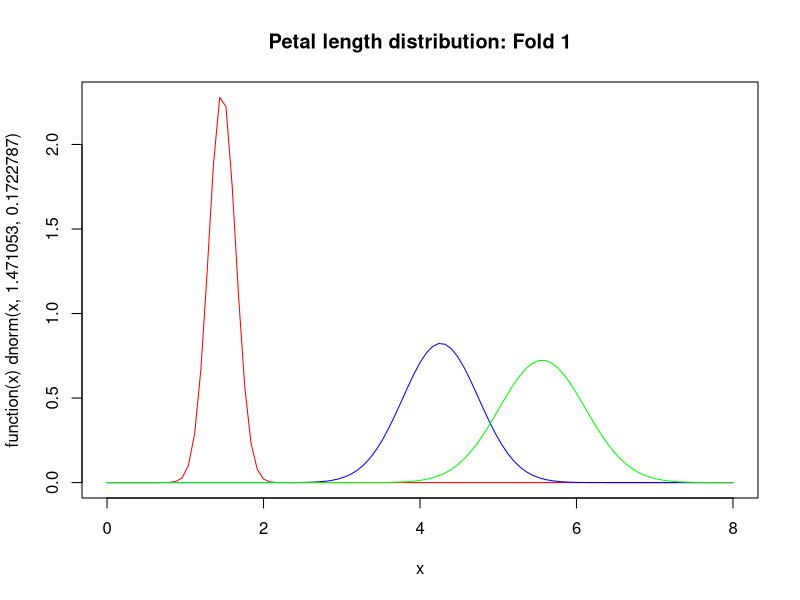
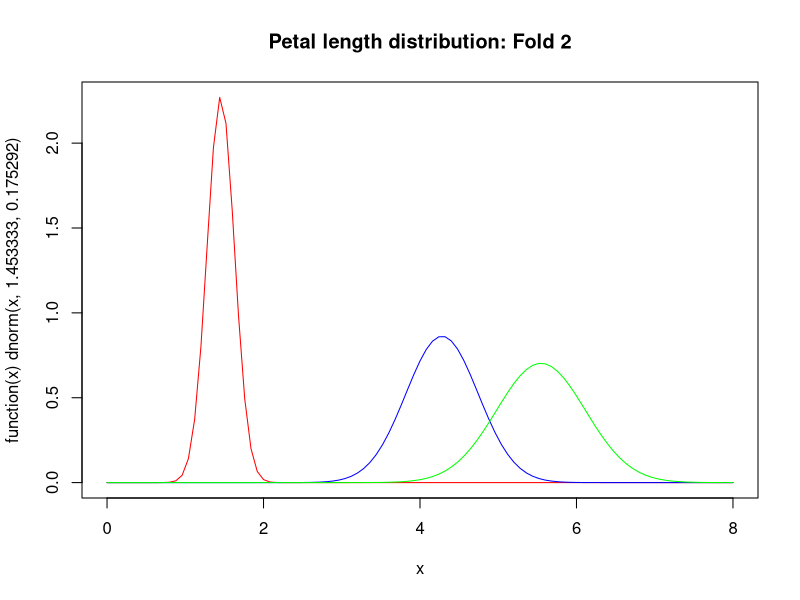
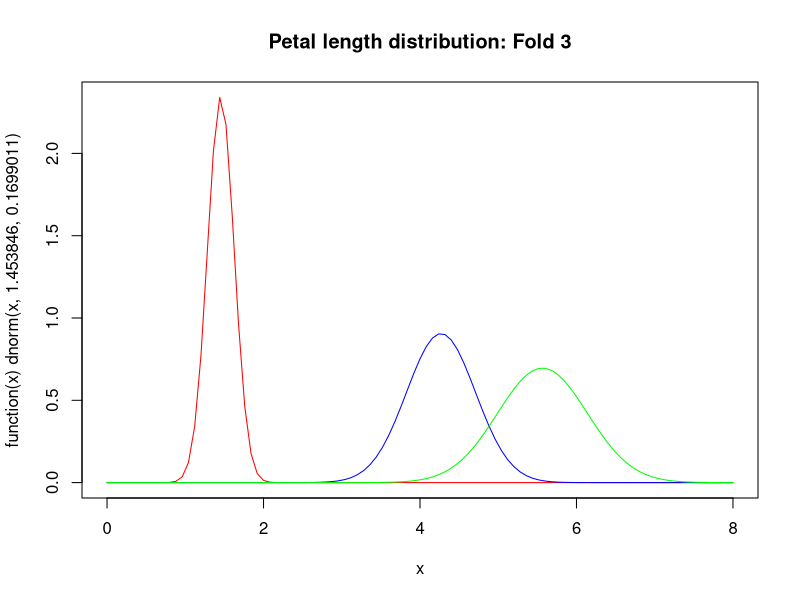
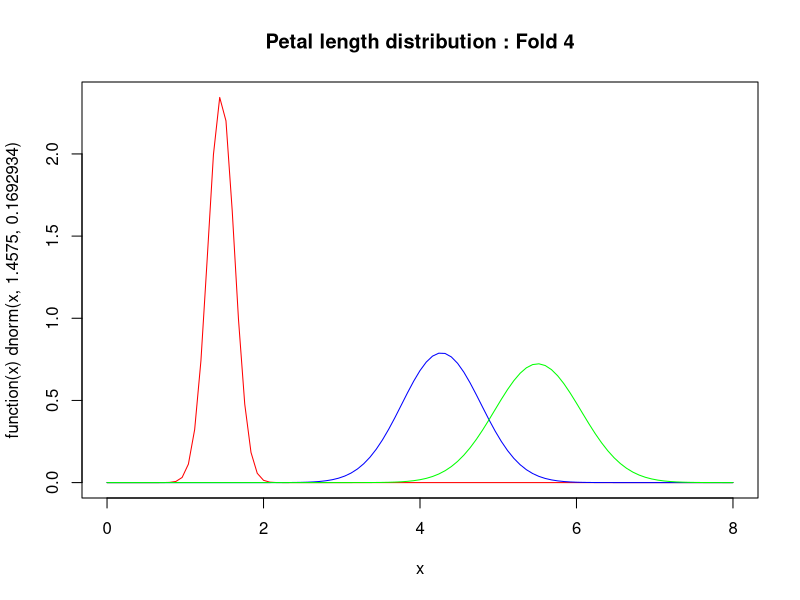
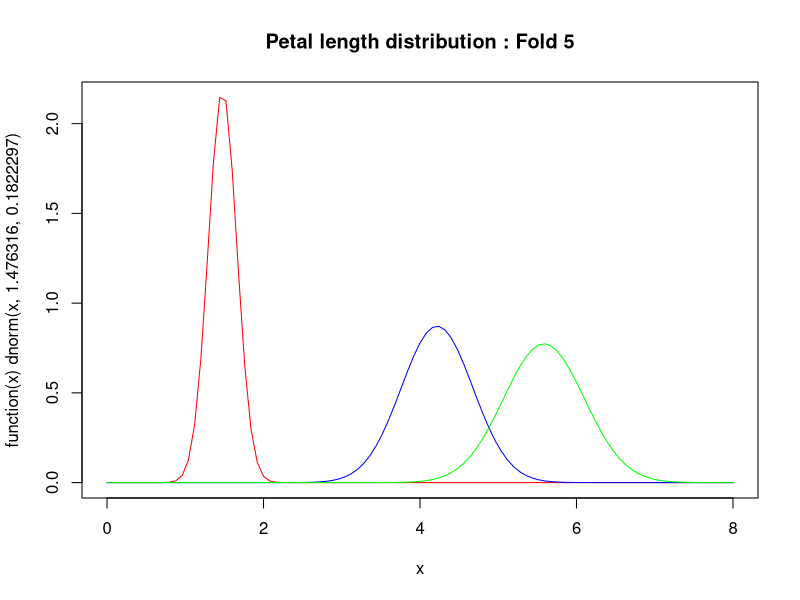

These figures' R source, in order:
### HW 3 - Naive Bayes Classifier with Cross Validation (5-Fold Hard Coded) ###

## Remove all previously loaded objects/variables that may interfere with current analysis ##
rm(list=ls(all=TRUE))

######################
### Pre-processing ###
######################

## load the NaiveBayes package e0171 from the library ##
library("e1071")

## Set the "data" variable to the "iris" dataset that comes preloaded in R ##
data <- iris

################################################
## Create Training/Test Splits on the dataset ##
################################################
## Initiate the randomization by setting the seed ##
set.seed(072413)

N <- nrow(data)

randomize <- sample(1:N)

train.attributes1 <- data[-randomize[1:30],-5]
train.labels1 <- data[-randomize[1:30], 5]
test.attributes1 <- data[randomize[1:30], -5]
test.labels1 <- data[randomize[1:30], 5]

train.attributes2 <- data[-randomize[31:60],-5]
train.labels2 <- data[-randomize[31:60], 5]
test.attributes2 <- data[randomize[31:60], -5]
test.labels2 <- data[randomize[31:60], 5]

train.attributes3 <- data[-randomize[61:90],-5]
train.labels3 <- data[-randomize[61:90], 5]
test.attributes3 <- data[randomize[61:90], -5]
test.labels3 <- data[randomize[61:90], 5]

train.attributes4 <- data[-randomize[91:120],-5]
train.labels4 <- data[-randomize[91:120], 5]
test.attributes4 <- data[randomize[91:120], -5]
test.labels4 <- data[randomize[91:120], 5]

train.attributes5 <- data[-randomize[121:150],-5]
train.labels5 <- data[-randomize[121:150], 5]
test.attributes5 <- data[randomize[121:150], -5]
test.labels5 <- data[randomize[121:150], 5]

##################################
### APPLY THE NAIVEBAYES MODEL ###
##################################
##############
### Fold 1 ###
##############
### Run the NaiveBayes function on the 1st training set to determine the probablity distributions for the four attributes of each flower class ###
classifier1 <- naiveBayes(train.attributes1, train.labels1)
classifier1

### Apply the NaiveBayes Classifier distributions to the 1st training set in order to determine Fold 1 Training Error (total and rate) ###
train.results1 <- table(predict(classifier1, train.attributes1), train.labels1, dnn=list('predicted', 'actual'))
train.results1
train.predict1 <- predict(classifier1, train.attributes1)
train.err.totals1 <- sum(as.numeric(train.predict1 != train.labels1))
train.err.totals1
train.err.rate1 <- train.err.totals1 / length(train.labels1)
train.err.rate1

### Apply the NaiveBayes Classifier distributions to the 1st test set in order to determine Fold 1 Generalization Error (total and rate) ###
test.results1 <- table(predict(classifier1, test.attributes1), test.labels1, dnn=list('predicted', 'actual'))
test.results1
test.predict1 <- predict(classifier1, test.attributes1)
gen.err.totals1 <- sum(as.numeric(test.predict1 != test.labels1))
gen.err.totals1
gen.err.rate1 <- gen.err.totals1 / length(test.labels1)
gen.err.rate1

##############
### Fold 2 ###
##############
### Run the NaiveBayes function on the 2nd training set to determine the probablity distributions for the four attributes of each flower class ###
classifier2 <- naiveBayes(train.attributes2, train.labels2)
classifier2

### Apply the NaiveBayes Classifier distributions to the 2nd training set in order to determine Fold 2 Training Error (total and rate) ###
train.results2 <- table(predict(classifier2, train.attributes2), train.labels2, dnn=list('predicted', 'actual'))
train.results2
train.predict2 <- predict(classifier2, train.attributes2)
train.err.totals2 <- sum(as.numeric(train.predict2 != train.labels2))
train.err.totals2
train.err.rate2 <- train.err.totals2 / length(train.labels2)
train.err.rate2

### Apply the NaiveBayes Classifier distributions to the 2nd test set in order to determine Fold 2 Generalization Error (total and rate) ###
test.results2 <- table(predict(classifier2, test.attributes2), test.labels2, dnn=list('predicted', 'actual'))
test.results2
test.predict2 <- predict(classifier2, test.attributes2)
gen.err.totals2 <- sum(as.numeric(test.predict2 != test.labels2))
gen.err.totals2
gen.err.rate2 <- gen.err.totals2 / length(test.labels2)
gen.err.rate2

##############
### Fold 3 ###
##############
### Run the NaiveBayes function on the 3rd training set to determine the probablity distributions for the four attributes of each flower class ###
classifier3 <- naiveBayes(train.attributes3, train.labels3)
classifier3

### Apply the NaiveBayes Classifier distributions to the 3rd training set in order to determine Fold 3 Training Error (total and rate) ###
train.results3 <- table(predict(classifier3, train.attributes3), train.labels3, dnn=list('predicted', 'actual'))
train.results3
train.predict3 <- predict(classifier3, train.attributes3)
train.err.totals3 <- sum(as.numeric(train.predict3 != train.labels3))
train.err.totals3
train.err.rate3 <- train.err.totals3 / length(train.labels3)
train.err.rate3

### Apply the NaiveBayes Classifier distributions to the 3rd test set in order to determine Fold 3 Generalization Error (total and rate) ###
test.results3 <- table(predict(classifier3, test.attributes3), test.labels3, dnn=list('predicted', 'actual'))
test.results3
test.predict3 <- predict(classifier3, test.attributes3)
gen.err.totals3 <- sum(as.numeric(test.predict3 != test.labels3))
gen.err.totals3
gen.err.rate3 <- gen.err.totals3 / length(test.labels3)
gen.err.rate3

##############
### Fold 4 ###
##############
### Run the NaiveBayes function on the 3rd training set to determine the probablity distributions for the four attributes of each flower class ###
classifier4 <- naiveBayes(train.attributes4, train.labels4)
classifier4

### Apply the NaiveBayes Classifier distributions to the 3rd training set in order to determine Fold 3 Training Error (total and rate) ###
train.results4 <- table(predict(classifier4, train.attributes4), train.labels4, dnn=list('predicted', 'actual'))
train.results4
train.predict4 <- predict(classifier4, train.attributes4)
train.err.totals4 <- sum(as.numeric(train.predict4 != train.labels4))
train.err.totals4
train.err.rate4 <- train.err.totals4 / length(train.labels4)
train.err.rate4

### Apply the NaiveBayes Classifier distributions to the 3rd test set in order to determine Fold 3 Generalization Error (total and rate) ###
test.results4 <- table(predict(classifier4, test.attributes4), test.labels4, dnn=list('predicted', 'actual'))
test.results4
test.predict4 <- predict(classifier4, test.attributes4)
gen.err.totals4 <- sum(as.numeric(test.predict4 != test.labels4))
gen.err.totals4
gen.err.rate4 <- gen.err.totals4 / length(test.labels4)
gen.err.rate4

##############
### Fold 5 ###
##############
### Run the NaiveBayes function on the 3rd training set to determine the probablity distributions for the four attributes of each flower class ###
classifier5 <- naiveBayes(train.attributes5, train.labels5)
classifier5

### Apply the NaiveBayes Classifier distributions to the 3rd training set in order to determine Fold 3 Training Error (total and rate) ###
train.results5 <- table(predict(classifier5, train.attributes5), train.labels5, dnn=list('predicted', 'actual'))
train.results5
train.predict5 <- predict(classifier5, train.attributes5)
train.err.totals5 <- sum(as.numeric(train.predict5 != train.labels5))
train.err.totals5
train.err.rate5 <- train.err.totals5 / length(train.labels5)
train.err.rate5

### Apply the NaiveBayes Classifier distributions to the 3rd test set in order to determine Fold 3 Generalization Error (total and rate) ###
test.results5 <- table(predict(classifier5, test.attributes5), test.labels5, dnn=list('predicted', 'actual'))
test.results5
test.predict5 <- predict(classifier5, test.attributes5)
gen.err.totals5 <- sum(as.numeric(test.predict5 != test.labels5))
gen.err.totals5
gen.err.rate5 <- gen.err.totals5 / length(test.labels5)
gen.err.rate5


#######################################
### OUTPUT THE RESULTS ONTO A GRAPH ###
#######################################
###Fold 1 Graphs for Petal Length Distributin Probabilties ###
classifier1$tables$Petal.Length
## 1st, create the plot for the distribution probabilty range for the Petal Length attribute of the Setosa plants ##
plot(function(x) dnorm(x, 1.471053, 0.1722787), 0, 8, col="red", main="Petal length distribution: Fold 1")
## Next, create the plot for the distribution probabilty range for the Petal Length attribute of the Versicolor plants ##
curve(dnorm(x, 4.264286, 0.4843006), add=TRUE, col="blue")
## Finally create the plot for the distribution probabilty range for the Petal Length attribute of the Virginica plants ##
curve(dnorm(x, 5.562500, 0.5508443 ), add=TRUE, col = "green")


###Fold 2 Graphs for Petal Length Distributin Probabilties ###
classifier2$tables$Petal.Length
## 1st, create the plot for the distribution probabilty range for the Petal Length attribute of the Setosa plants ##
plot(function(x) dnorm(x, 1.453333, 0.1752920), 0, 8, col="red", main="Petal length distribution: Fold 2")
## Next, create the plot for the distribution probabilty range for the Petal Length attribute of the Versicolor plants ##
curve(dnorm(x, 4.281579, 0.4625752), add=TRUE, col="blue")
## Finally create the plot for the distribution probabilty range for the Petal Length attribute of the Virginica plants ##
curve(dnorm(x, 5.545946, 0.5674478), add=TRUE, col = "green")


###Fold 3 Graphs for Petal Length Distributin Probabilties ###
classifier3$tables$Petal.Length
## 1st, create the plot for the distribution probabilty range for the Petal Length attribute of the Setosa plants ##
plot(function(x) dnorm(x, 1.453846, 0.1699011), 0, 8, col="red", main="Petal length distribution: Fold 3")
## Next, create the plot for the distribution probabilty range for the Petal Length attribute of the Versicolor plants ##
curve(dnorm(x, 4.268421, 0.4405802), add=TRUE, col="blue")
## Finally create the plot for the distribution probabilty range for the Petal Length attribute of the Virginica plants ##
curve(dnorm(x, 5.565116, 0.5731632), add=TRUE, col = "green")


###Fold 4 Graphs for Petal Length Distributin Probabilties ###
classifier4$tables$Petal.Length
## 1st, create the plot for the distribution probabilty range for the Petal Length attribute of the Setosa plants ##
plot(function(x) dnorm(x, 1.457500, 0.1692934), 0, 8, col="red", main="Petal length distribution : Fold 4")
## Next, create the plot for the distribution probabilty range for the Petal Length attribute of the Versicolor plants ##
curve(dnorm(x, 4.273684, 0.5054750), add=TRUE, col="blue")
## Finally create the plot for the distribution probabilty range for the Petal Length attribute of the Virginica plants ##
curve(dnorm(x, 5.504762, 0.5516947), add=TRUE, col = "green")


###Fold 5 Graphs for Petal Length Distributin Probabilties ###
classifier5$tables$Petal.Length
## 1st, create the plot for the distribution probabilty range for the Petal Length attribute of the Setosa plants ##
plot(function(x) dnorm(x, 1.476316, 0.1822297), 0, 8, col="red", main="Petal length distribution : Fold 5")
## Next, create the plot for the distribution probabilty range for the Petal Length attribute of the Versicolor plants ##
curve(dnorm(x, 4.218182, 0.4576343), add=TRUE, col="blue")
## Finally create the plot for the distribution probabilty range for the Petal Length attribute of the Virginica plants ##
curve(dnorm(x, 5.584211, 0.5159752 ), add=TRUE, col = "green")


###############################################
### Average of the 5 Generalization Errors ####
###############################################
## Average the Average Generalization Error Rates to determine the overall Generlaization  Error Rate for my NaiveBayes analysis ##
AveGenError <- (gen.err.rate1 + gen.err.rate2 + gen.err.rate3 + gen.err.rate4 + gen.err.rate5) / 5
cat('\n', 'The Overal Average Generalization Error Rate for this Naive Bayes Analysis is',AveGenError, '\n', sep = ' ')



##### Remaining Attrbiutes that I can create graphs for if time is really burning a hole in my pocket #####
#classifier1$tables$Petal.Width
#classifier1$tables$Sepal.Length
#classifier1$tables$Sepal.Width

#classifier2$tables$Petal.Width
#classifier2$tables$Sepal.Length
#classifier2$tables$Sepal.Width

#classifier3$tables$Petal.Width
#classifier3$tables$Sepal.Length
#classifier3$tables$Sepal.Width

#classifier4$tables$Petal.Width
#classifier4$tables$Sepal.Length
#classifier4$tables$Sepal.Width

#classifier5$tables$Petal.Width
#classifier5$tables$Sepal.Length
#classifier5$tables$Sepal.Width






